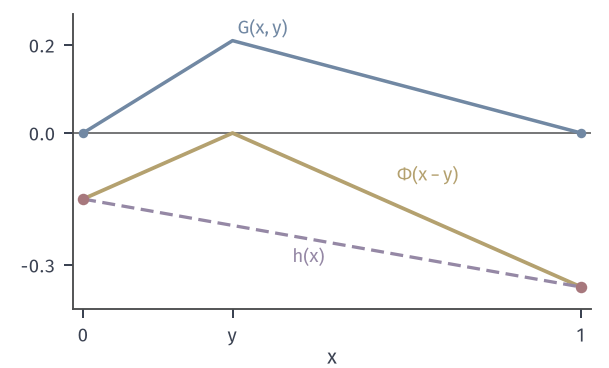

This chart was generated by the following Python code:
from pathlib import Path
import sys
HERE = Path(__file__).resolve().parent
sys.path.insert(0, str(HERE.parent/"ellip-common"))
from ellip_fig import *
y = .3
fig, ax = figure(width_mm=86, height_mm=52)
panel(fig, left=.12, right=.97, top=.96, bottom=.16)
Phi = -np.abs(X-y)/2
h = -y/2+X*(-(1-y)/2+y/2)
G = Phi-h
ax.axhline(0, color=STROKE, lw=.6)
ax.plot(X, Phi, color=YELLOW, lw=1.5); ax.plot(X, h, color=PURPLE, lw=1.3, ls=DASH); ax.plot(X, G, color=BLUE, lw=1.4)
dot(ax, 0, -y/2, RED); dot(ax, 1, -(1-y)/2, RED); dot(ax, 0, 0, BLUE, 3.8); dot(ax, 1, 0, BLUE, 3.8)
lab(ax, .31, .225, r'$G(x,y)$', BLUE); lab(ax, .63, -.12, r'$\Phi(x-y)$', YELLOW, va='bottom'); lab(ax, .42, -.26, r'$h(x)$', PURPLE, va='top')
ax.set_xlim(-.02, 1.02); ax.set_ylim(-.4, .27); ax.set_xticks([0, y, 1]); ax.set_xticklabels(['0', '$y$', '1']); ax.set_yticks([-.3, 0, .2]); hat01(ax)
save(fig, HERE, 'figure', {'y': y, 'G=Phi-h': 'x(1-y) for x<=y', 'h': 'affine with h(0)=Phi(-y), h(1)=Phi(1-y)'})
